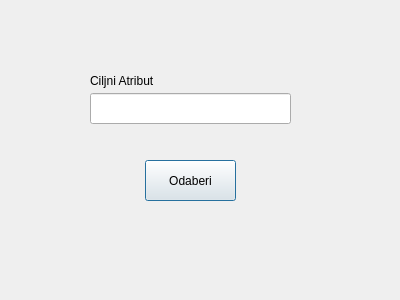
<?xml version="1.0" encoding="UTF-8"?>
<ui version="4.0">
 <class>PerceptronParametersDialog</class>
 <widget class="QDialog" name="PerceptronParametersDialog">
  <property name="geometry">
   <rect>
    <x>0</x>
    <y>0</y>
    <width>400</width>
    <height>300</height>
   </rect>
  </property>
  <property name="windowTitle">
   <string>Dialog</string>
  </property>
  <widget class="QLineEdit" name="Unos">
   <property name="geometry">
    <rect>
     <x>90</x>
     <y>93</y>
     <width>201</width>
     <height>31</height>
    </rect>
   </property>
  </widget>
  <widget class="QLabel" name="label">
   <property name="geometry">
    <rect>
     <x>90</x>
     <y>73</y>
     <width>141</width>
     <height>16</height>
    </rect>
   </property>
   <property name="text">
    <string>Ciljni Atribut</string>
   </property>
  </widget>
  <widget class="QPushButton" name="Odabir">
   <property name="geometry">
    <rect>
     <x>145</x>
     <y>160</y>
     <width>91</width>
     <height>41</height>
    </rect>
   </property>
   <property name="text">
    <string>Odaberi</string>
   </property>
  </widget>
 </widget>
 <resources/>
 <connections/>
</ui>
